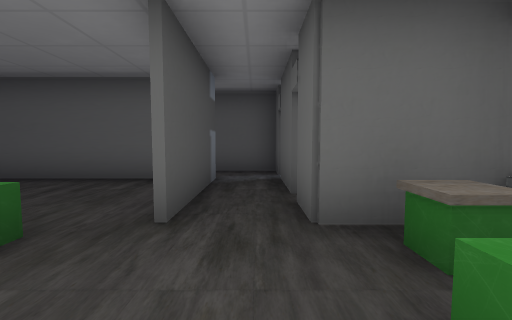
View 1 (above)

16 first-person views from a walk through a scene from a Unity 3-D project. The camera is 1.5 m above the floor, tilts 4° down and sees 90° across. Doors are open. The floor is counted in squares, 2 m on a side. Each view is taken from the middle of a square. On the plan, view 1 faces up. The plan holds only what a view shows up to about 9 squares ahead; the rest is blank. The place goes on beyond the plan. The player is left out. Some animated figures are left out.

View 2
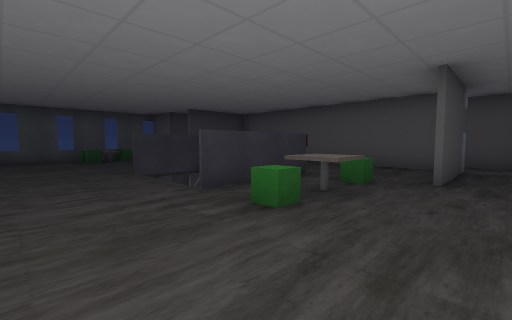

View 3
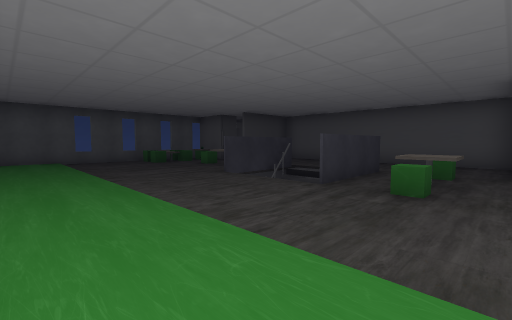

View 4
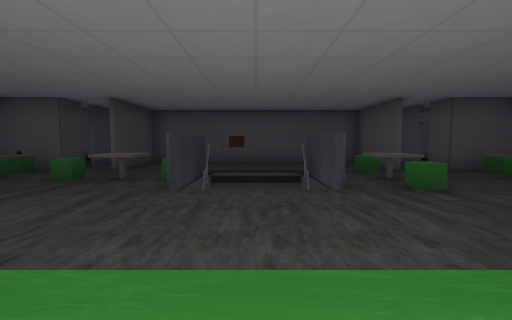

View 5
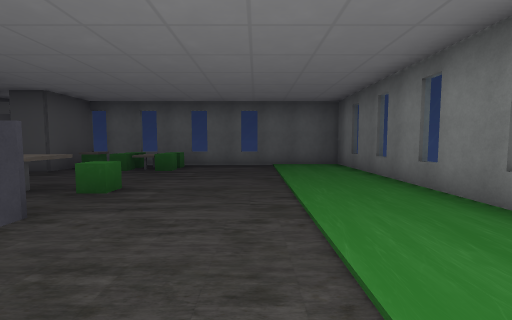

View 6
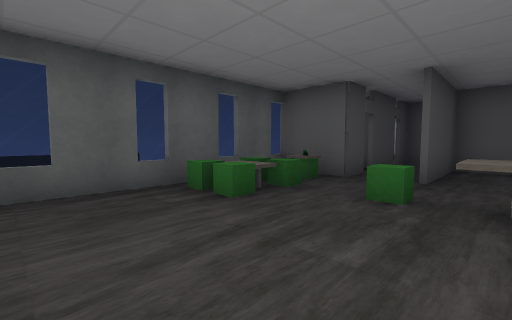

View 7
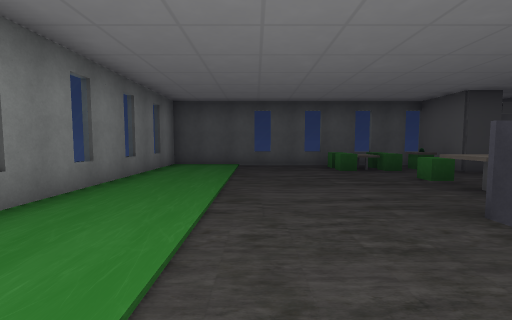

View 8
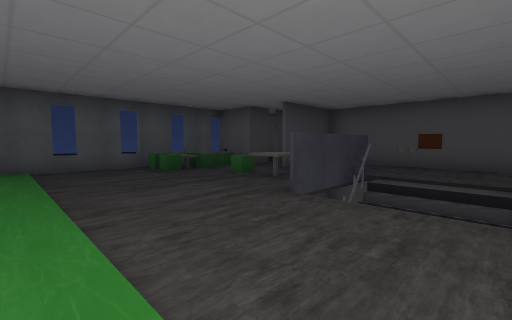

View 9
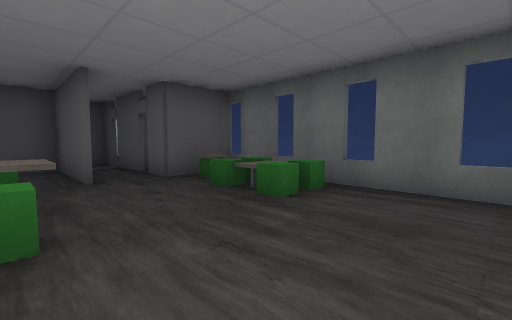

View 10
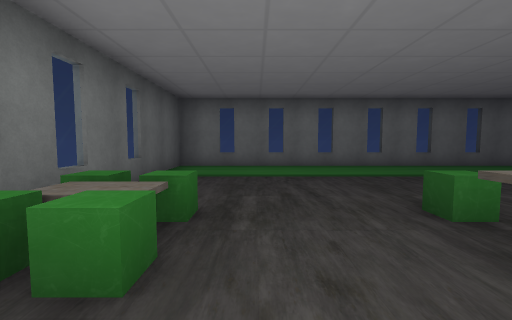

View 11
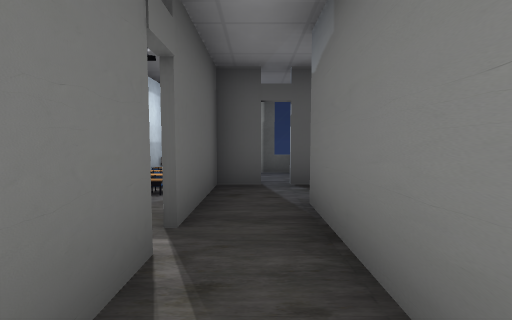

View 12
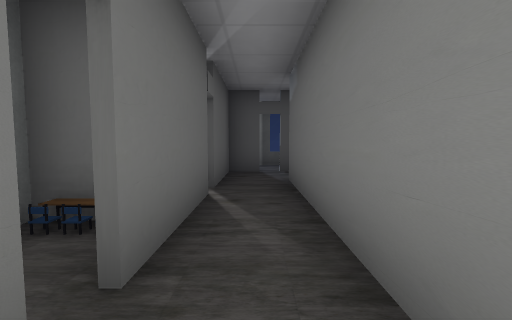

View 13
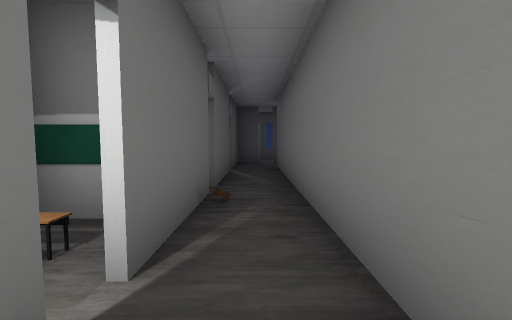

View 14
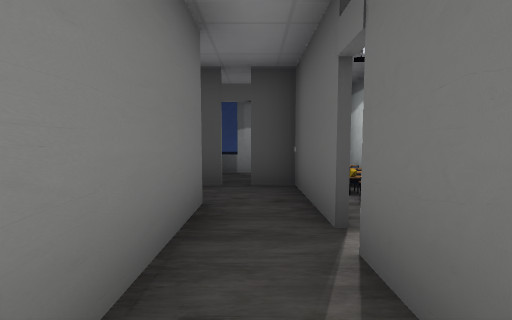

View 15
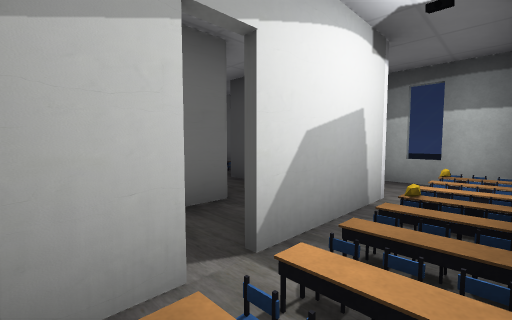

View 16
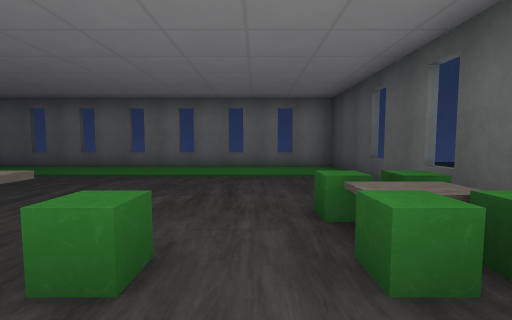

### Floor plan
Key: @ floor where view 1 was taken; # wall or solid block; . floor; / step, stairs or slope; D open door; = window, fence, low wall or low ledge; ^ raised ledge; v drop or lower ground; O other object.
Columns run from 13 left of view 1 to 3 right of it. Each row starts with its distance up from view 1.
  8  OOO//.# ##  //#
  7  OOO#D##D##D####
  6  #DD.........DD#
  5  ##.#########.##
  4   DD#.......#DD
  3  #DD#.......#DD#
  2  #O....#/#.^..O#
  1 #....^=#/#.^..O.#
  0 #.O....v #...@O.#
 -1 =...............=
 -2 #...............#
 -3 =...............=
 -4 #...............#
 -5 #...............#
 -6  #=##=##=##=##=#

Positions as (right, up) in squares from view 1, and headings:
1: (0, 0), facing up
2: (0, -3), facing up-left
3: (-1, -5), facing up-left
4: (-5, -5), facing up
5: (-6, -3), facing right
6: (-8, -3), facing up-left
7: (-4, -3), facing left
8: (-4, -4), facing up-left
9: (-2, -3), facing up-right
10: (0, 2), facing down
11: (-4, 6), facing right
12: (-6, 6), facing right
13: (-9, 6), facing right
14: (-6, 6), facing left
15: (-7, 8), facing down-left
16: (-10, 2), facing down
